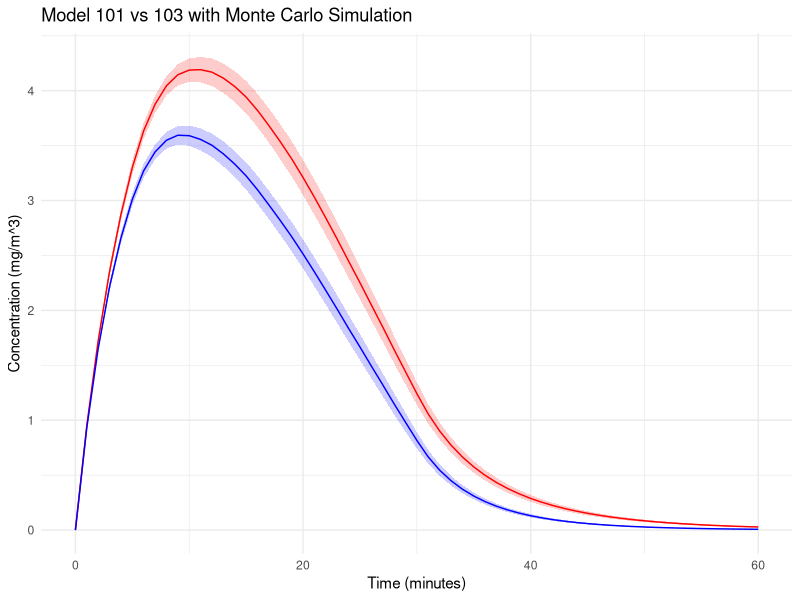
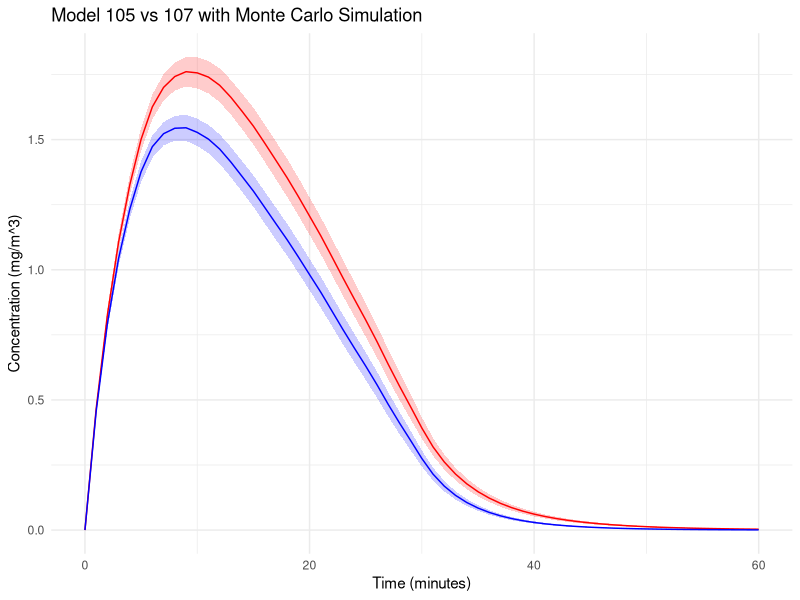
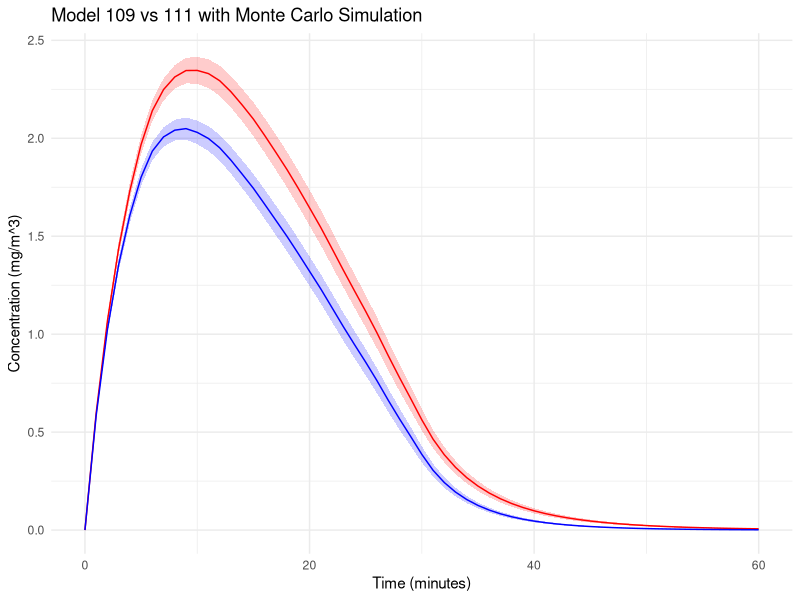
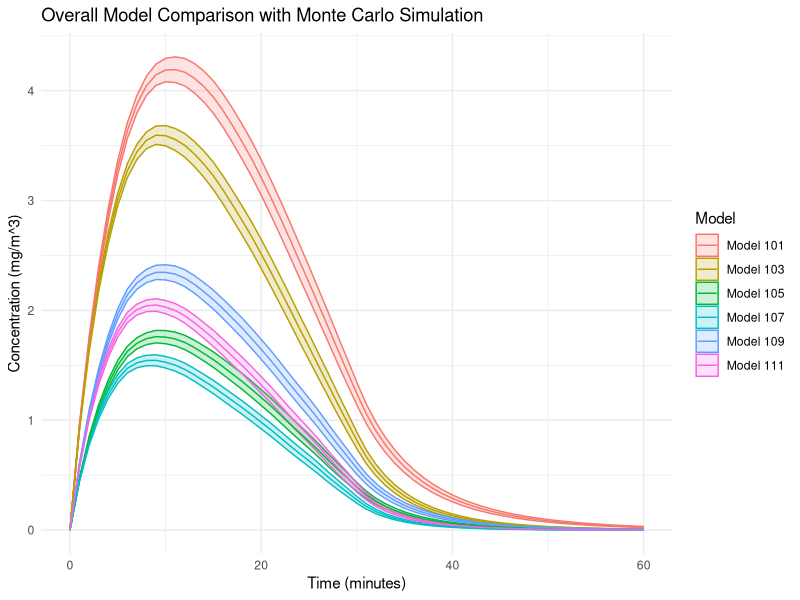
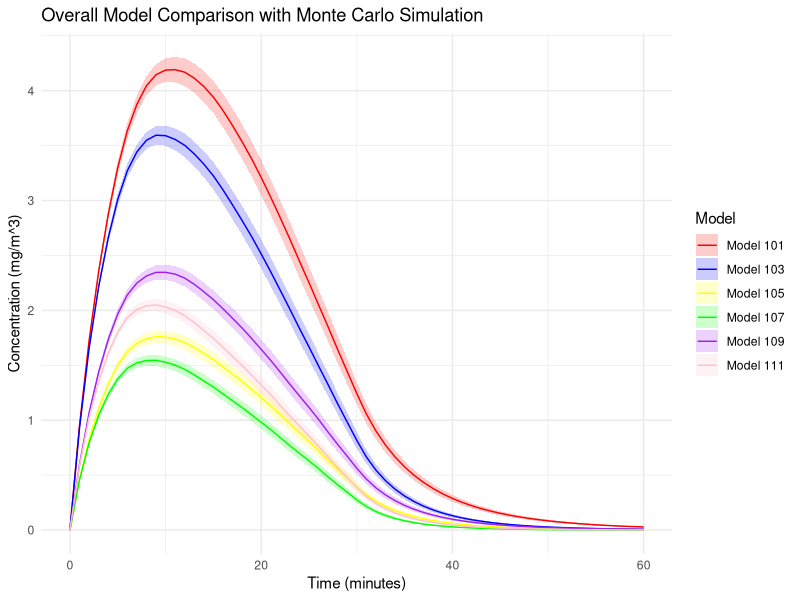

Recreate these plots in R, in order.
# Define Model 100 with the gamma factor
model_100 <- function(G, Q, gamma) {
  C_steady <- gamma * G / Q
  return(C_steady)
}

# Define Model 101
model_101 <- function(G, Q, V, t_g, T) {
  # Create a time vector
  time_vector <- seq(0, T, by = 1)
  
# Calculate the phase of concentration increase
  C_rise <- sapply(time_vector, function(t) {
    if (t <= t_g) {
      return((G / Q) * (1 - exp((-Q * t) / V )))
    } else {
      return(NA)
    }
  })          
  
  # Concentration at the end of the emission phase as the initial concentration for the decay phase
  C0 <- (G / Q) * (1 - exp(-Q * t_g / V ))
  
  # Calculate the concentration decay phase
  C_decay <- sapply(time_vector, function(t) {
    if (t > t_g) {
      return(C0 * exp(-Q * (t - t_g) / V ))
    } else {
      return(NA)
    }
  })
  
  return(list(time = time_vector, concentration_rise = C_rise, concentration_decay = C_decay))
} 

T <- 60   # Total time (minutes)
t_g <- 15 # Time of generation (minutes)
G <- 100  # mg/min
Q <- 20   # m^3/min
epsilon_L <- 0.5  # Efficiency of local exhaust
epsilon_L_F <- 0.75  # Efficiency of local exhaust filtration
Q_R <- 5  # m^3/min
epsilon_RF <- 0.9  # Efficiency of recirculation filtration
V <- 100  # m^3
gamma <- 0.25  

# Calculation of steady-state concentrations for model 100
C_steady_100 <- model_100(G, Q, gamma)

# Calculation of steady-state concentrations for model 101
results_101 <- model_101(G, Q, V, t_g, T)


# Define Model 102
model_102 <- function(G, Q, Q_R, epsilon_RF, gamma) {
  C_bar <- (gamma * G) / (Q + epsilon_RF * Q_R)
  C_RF <- C_bar * (1 - epsilon_RF)
  return(list(C_bar = C_bar, C_RF = C_RF))
}


# Define Model 103
model_103 <- function(G, Q, Q_R, epsilon_RF, V, t_g, T) {
  Q_instead <- Q + epsilon_RF * Q_R
  return(model_101(G, Q_instead, V, t_g, T))
}

results_102 <- model_102(G, Q, Q_R, epsilon_RF, gamma)
results_103 <- model_103(G, Q, Q_R, epsilon_RF, V, t_g, T)

#Visualization
library(ggplot2)
C_bar_1 <- results_102$C_bar

results_103_df <- data.frame(Time = results_103$time, 
                             Concentration = c(results_103$concentration_rise, results_103$concentration_decay))
results_103_df <- results_103_df[!is.na(results_103_df$Concentration), ]

# Monte Carlo

G_range <- c(60, 150)
Q_range <- c(10, 30)
Q_L_range <- c(2, 8)
epsilon_L_range <- c(0.2, 0.8)
epsilon_L_F_range <- c(0.5, 0.95)
Q_R_range <- c(2, 10)
epsilon_RF_range <- c(0.5, 0.95)
V_range <- c(60, 150)
t_g_range <- c(5, 30)
T <- 60
gamma_range <- t_g_range / T

# simulation times
n_simulations <- 1000

results_101 <- vector("list", n_simulations)
results_103 <- vector("list", n_simulations)

# Monte Carlo simulation
set.seed(123)
for (i in 1:n_simulations) {
    # Randomly selection
    G <- runif(1, G_range[1], G_range[2])
    Q <- runif(1, Q_range[1], Q_range[2])
    Q_R <- runif(1, Q_R_range[1], Q_R_range[2])
    V <- runif(1, V_range[1], V_range[2])
    t_g <- runif(1, t_g_range[1], t_g_range[2])
    gamma <- runif(1, gamma_range[1], gamma_range[2])
    epsilon_RF <- runif(1, epsilon_RF_range[1], epsilon_RF_range[2])
    
    results_101[[i]] <- model_101(G, Q, V, t_g, T)
    results_103[[i]] <- model_103(G, Q, Q_R, epsilon_RF, V, t_g, T)
}

# Transfer to data.frame
df_101 <- do.call(rbind, lapply(results_101, function(x) data.frame(Time = x$time, 
                                                                    Concentration = c(x$concentration_rise, x$concentration_decay))))
df_103 <- do.call(rbind, lapply(results_103, function(x) data.frame(Time = x$time, 
                                                                    Concentration = c(x$concentration_rise, x$concentration_decay))))

                                
average_and_ci <- function(df, n) {
    df_summary <- aggregate(Concentration ~ Time, data = df, mean)
    df_summary$SD <- aggregate(Concentration ~ Time, data = df, sd)$Concentration
    df_summary$CI_lower <- df_summary$Concentration - qt(0.975, df=n-1) * df_summary$SD / sqrt(n)
    df_summary$CI_upper <- df_summary$Concentration + qt(0.975, df=n-1) * df_summary$SD / sqrt(n)
    return(df_summary)
}

average_101 <- average_and_ci(df_101, n_simulations)
average_103 <- average_and_ci(df_103, n_simulations)

ggplot() +
    geom_ribbon(data = average_101, aes(x = Time, ymin = CI_lower, ymax = CI_upper), fill = "red", alpha = 0.2) +
    geom_line(data = average_101, aes(x = Time, y = Concentration), color = "red") +
    geom_ribbon(data = average_103, aes(x = Time, ymin = CI_lower, ymax = CI_upper), fill = "blue", alpha = 0.2) +
    geom_line(data = average_103, aes(x = Time, y = Concentration), color = "blue") +
    labs(title = "Model 101 vs 103 with Monte Carlo Simulation",
         x = "Time (minutes)", 
         y = "Concentration (mg/m^3)") +
    theme_minimal()



# Define Model 104
model_104 <- function(G, Q, Q_L, epsilon_L, gamma) {
  C_avg <- (gamma * G * (1 - epsilon_L)) / (Q + Q_L)
  C_L_avg <- C_avg + (epsilon_L * gamma * G) / Q_L
  return(list(C_avg = C_avg, C_L_avg = C_L_avg))
}


# Define Model 105
model_105 <- function(G, Q, Q_L, epsilon_L, V, t_g, T) {
  # Create a time vector
  time_vector <- seq(0, T, by = 1)
  
  C_rise <- sapply(time_vector, function(t) {
    if (t <= t_g) {
      return(((G * (1 - epsilon_L)) / (Q + Q_L)) * (1 - exp((-(Q + Q_L) * t) / V)))
    } else {
      return(NA)
    }
  })
  
  C0 <- (G * (1 - epsilon_L)) / (Q + Q_L) * (1 - exp((-(Q + Q_L) * t_g) / V))
  
  C_decay <- sapply(time_vector, function(t) {
    if (t > t_g) {
      return(C0 * exp((-(Q + Q_L) * (t - t_g)) / V))
    } else {
      return(NA)
    }
  })
  
  return(list(time = time_vector, concentration_rise = C_rise, concentration_decay = C_decay))
}


# Define Model 106
model_106 <- function(G, Q, Q_L, epsilon_L, Q_R, epsilon_RF, gamma) {
  C_avg <- (gamma * G * (1 - epsilon_L)) / ((Q + epsilon_RF * Q_R) + Q_L)
  C_L_avg <- C_avg + (epsilon_L * gamma * G) / Q_L
  C_RF <- C_avg * (1 - epsilon_RF)
  return(list(C_avg = C_avg, C_L_avg = C_L_avg, C_RF = C_RF))
}


# Define Model 107
model_107 <- function(G, Q, Q_L, epsilon_L, Q_R, epsilon_RF, V, t_g, T) {
  Q_instead <- Q + epsilon_RF * Q_R
  return(model_105(G, Q_instead, Q_L, epsilon_L, V, t_g, T))
}


results_105 <- vector("list", n_simulations)
results_107 <- vector("list", n_simulations)

# Monte Carlo simulation
set.seed(123)
for (i in 1:n_simulations) {
    # Randomly selection
    G <- runif(1, G_range[1], G_range[2])
    Q <- runif(1, Q_range[1], Q_range[2])
    Q_L <- runif(1, Q_L_range[1], Q_L_range[2])
    epsilon_L <- runif(1, epsilon_L_range[1], epsilon_L_range[2])
    epsilon_L_F <- runif(1, epsilon_L_F_range[1], epsilon_L_F_range[2])
    Q_R <- runif(1, Q_R_range[1], Q_R_range[2])
    V <- runif(1, V_range[1], V_range[2])
    t_g <- runif(1, t_g_range[1], t_g_range[2])
    gamma <- runif(1, gamma_range[1], gamma_range[2])
    epsilon_RF <- runif(1, epsilon_RF_range[1], epsilon_RF_range[2])
    
    results_105[[i]] <- model_105(G, Q, Q_L, epsilon_L, V, t_g, T)
    results_107[[i]] <- model_107(G, Q, Q_L, epsilon_L, Q_R, epsilon_RF, V, t_g, T)
}

# Transfer to data.frame
df_105 <- do.call(rbind, lapply(results_105, function(x) data.frame(Time = x$time, 
                                                                    Concentration = c(x$concentration_rise, x$concentration_decay))))

df_107 <- do.call(rbind, lapply(results_107, function(x) data.frame(Time = x$time, 
                                                                    Concentration = c(x$concentration_rise, x$concentration_decay))))

                                
average_and_ci <- function(df, n) {
    df_summary <- aggregate(Concentration ~ Time, data = df, mean)
    df_summary$SD <- aggregate(Concentration ~ Time, data = df, sd)$Concentration
    df_summary$CI_lower <- df_summary$Concentration - qt(0.975, df=n-1) * df_summary$SD / sqrt(n)
    df_summary$CI_upper <- df_summary$Concentration + qt(0.975, df=n-1) * df_summary$SD / sqrt(n)
    return(df_summary)
}

average_105 <- average_and_ci(df_105, n_simulations)
average_107 <- average_and_ci(df_107, n_simulations)


ggplot() +
    geom_ribbon(data = average_105, aes(x = Time, ymin = CI_lower, ymax = CI_upper), fill = "red", alpha = 0.2) +
    geom_line(data = average_105, aes(x = Time, y = Concentration), color = "red") +
    geom_ribbon(data = average_107, aes(x = Time, ymin = CI_lower, ymax = CI_upper), fill = "blue", alpha = 0.2) +
    geom_line(data = average_107, aes(x = Time, y = Concentration), color = "blue") +
    labs(title = "Model 105 vs 107 with Monte Carlo Simulation",
         x = "Time (minutes)", 
         y = "Concentration (mg/m^3)") +
    theme_minimal()


                                
# Define Model 108
model_108 <- function(G, Q, Q_L, epsilon_L, epsilon_L_F, gamma) {
  C_avg <- (gamma * G * (1 - epsilon_L * epsilon_L_F)) / (Q + epsilon_L_F * Q_L)
  C_LE <- C_avg + (epsilon_L * gamma * G) / Q_L
  C_LF <- C_LE * (1 - epsilon_L_F)
  return(list(C_avg = C_avg, C_LE = C_LE, C_LF = C_LF))
}


# Define Model 109
model_109 <- function(G, Q, Q_L, epsilon_L, epsilon_L_F, V, t_g, T) {
  # Create a time vector
  time_vector <- seq(0, T, by = 1)
  
  C_rise <- sapply(time_vector, function(t) {
    if (t <= t_g) {
      return(((G * (1 - epsilon_L * epsilon_L_F)) / (Q + epsilon_L_F * Q_L)) * (1 - exp((-(Q + epsilon_L_F * Q_L) * t) / V)))
    } else {
      return(NA)
    }
  })
  
  C0 <- ((G * (1 - epsilon_L * epsilon_L_F)) / (Q + epsilon_L_F * Q_L)) * (1 - exp((-(Q + epsilon_L_F * Q_L) * t_g) / V))
  
  C_decay <- sapply(time_vector, function(t) {
    if (t > t_g) {
      return(C0 * exp((-(Q + epsilon_L_F * Q_L) * (t - t_g)) / V))
    } else {
      return(NA)
    }
  })
  
  return(list(time = time_vector, concentration_rise = C_rise, concentration_decay = C_decay))
}


# Define Model 110
model_110 <- function(G, Q, Q_L, epsilon_L, epsilon_L_F, Q_R, epsilon_RF, gamma) {
  C_avg <- (gamma * G * (1 - epsilon_L * epsilon_L_F)) / ((Q + epsilon_RF * Q_R) + epsilon_L_F * Q_L)
  C_LE <- C_avg + (epsilon_L * gamma * G) / Q_L
  C_LF <- C_LE * (1 - epsilon_L_F)
  C_RF <- C_avg * (1 - epsilon_RF)
  return(list(C_avg = C_avg, C_LE = C_LE, C_LF = C_LF, C_RF = C_RF))
}


# Define Model 111
model_111 <- function(G, Q, Q_L, epsilon_L, epsilon_L_F, Q_R, epsilon_RF, V, t_g, T) {
  Q_instead <- Q + epsilon_RF * Q_R
  return(model_109(G, Q_instead, Q_L, epsilon_L, epsilon_L_F, V, t_g, T))
}

                                
results_109 <- vector("list", n_simulations)
results_111 <- vector("list", n_simulations)

set.seed(123)
for (i in 1:n_simulations) {
    # Randomly selection
    G <- runif(1, G_range[1], G_range[2])
    Q <- runif(1, Q_range[1], Q_range[2])
    Q_L <- runif(1, Q_L_range[1], Q_L_range[2])
    epsilon_L <- runif(1, epsilon_L_range[1], epsilon_L_range[2])
    epsilon_L_F <- runif(1, epsilon_L_F_range[1], epsilon_L_F_range[2])
    Q_R <- runif(1, Q_R_range[1], Q_R_range[2])
    V <- runif(1, V_range[1], V_range[2])
    t_g <- runif(1, t_g_range[1], t_g_range[2])
    gamma <- runif(1, gamma_range[1], gamma_range[2])
    epsilon_RF <- runif(1, epsilon_RF_range[1], epsilon_RF_range[2])

    results_109[[i]] <- model_109(G, Q, Q_L, epsilon_L, epsilon_L_F, V, t_g, T)
    results_111[[i]] <- model_111(G, Q, Q_L, epsilon_L, epsilon_L_F, Q_R, epsilon_RF, V, t_g, T)
}


# Transfer to data.frame
df_109 <- do.call(rbind, lapply(results_109, function(x) data.frame(Time = x$time, 
                                                                    Concentration = c(x$concentration_rise, x$concentration_decay))))

df_111 <- do.call(rbind, lapply(results_111, function(x) data.frame(Time = x$time, 
                                                                    Concentration = c(x$concentration_rise, x$concentration_decay))))

# Calculate Average and Confidence Interval
average_109 <- average_and_ci(df_109, n_simulations)
average_111 <- average_and_ci(df_111, n_simulations)

                                
# Plotting with ggplot
ggplot() +
    geom_ribbon(data = average_109, aes(x = Time, ymin = CI_lower, ymax = CI_upper), fill = "red", alpha = 0.2) +
    geom_line(data = average_109, aes(x = Time, y = Concentration), color = "red") +
    geom_ribbon(data = average_111, aes(x = Time, ymin = CI_lower, ymax = CI_upper), fill = "blue", alpha = 0.2) +
    geom_line(data = average_111, aes(x = Time, y = Concentration), color = "blue") +
    labs(title = "Model 109 vs 111 with Monte Carlo Simulation",
         x = "Time (minutes)", 
         y = "Concentration (mg/m^3)") +
    theme_minimal()

                                                              
# Overall comparison
average_101$Model <- "Model 101"
average_103$Model <- "Model 103"
average_105$Model <- "Model 105"
average_107$Model <- "Model 107"
average_109$Model <- "Model 109"
average_111$Model <- "Model 111"

combined_averages <- rbind(average_101, average_103, average_105, average_107, average_109, average_111)

ggplot(combined_averages, aes(x = Time, y = Concentration, color = Model)) +
    geom_ribbon(aes(ymin = CI_lower, ymax = CI_upper, fill = Model), alpha = 0.2) +
    geom_line() +
    labs(title = "Overall Model Comparison with Monte Carlo Simulation",
         x = "Time (minutes)", 
         y = "Concentration (mg/m^3)") +
    theme_minimal()  

 # Or

ggplot(combined_averages, aes(x = Time, y = Concentration, group = Model)) +
    geom_ribbon(aes(ymin = CI_lower, ymax = CI_upper, fill = Model), alpha = 0.2) +
    geom_line(aes(color = Model)) +
    scale_fill_manual(values = c("Model 101" = "red", "Model 103" = "blue", "Model 105" = "yellow", 
                                "Model 107" = "green", "Model 109" = "purple", "Model 111" = "pink")) +
    scale_color_manual(values = c("Model 101" = "red", "Model 103" = "blue", "Model 105" = "yellow", 
                                "Model 107" = "green", "Model 109" = "purple", "Model 111" = "pink")) +
    labs(title = "Overall Model Comparison with Monte Carlo Simulation",
         x = "Time (minutes)", 
         y = "Concentration (mg/m^3)") +
    theme_minimal() +
    guides(fill = guide_legend(title = "Model"), color = guide_legend(title = "Model"))          
